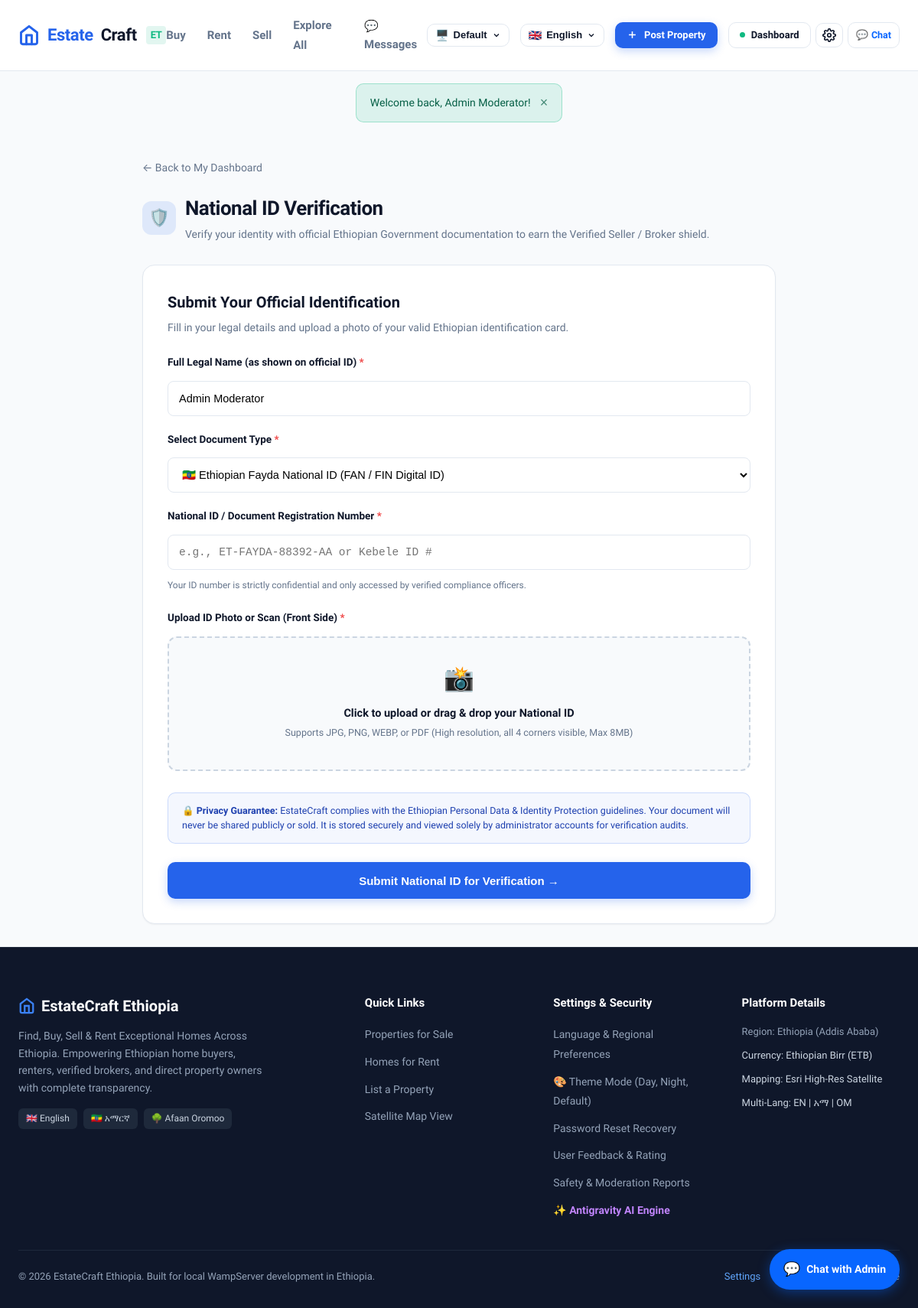
Screenshot of /user/verify_id.php (signed in) with the database file from the repository.
### tables this page shows
CREATE TABLE IF NOT EXISTS `users` (
  `id` INT UNSIGNED AUTO_INCREMENT PRIMARY KEY,
  `full_name` VARCHAR(100) NOT NULL,
  `email` VARCHAR(150) NOT NULL UNIQUE,
  `password_hash` VARCHAR(255) NULL COMMENT 'Null if registered via Google OAuth before setting password',
  `phone` VARCHAR(30) NULL,
  `phone_verified` TINYINT(1) DEFAULT 0,
  `otp_code` VARCHAR(10) NULL,
  `otp_expires_at` DATETIME NULL,
  `role` ENUM('user', 'broker', 'admin') NOT NULL DEFAULT 'user',
  `google_id` VARCHAR(100) NULL UNIQUE,
  `avatar` VARCHAR(255) NULL,
  `bio` TEXT NULL,
   
  `broker_agency` VARCHAR(150) NULL,
  `broker_license_no` VARCHAR(100) NULL,
  `broker_fee_percentage` DECIMAL(5,2) NULL DEFAULT 2.00 COMMENT 'Percentage commission for sales',
  `broker_fixed_fee` DECIMAL(10,2) NULL DEFAULT 0.00 COMMENT 'Fixed fee or rental placement fee',
  `broker_fee_notes` VARCHAR(255) NULL DEFAULT 'Standard 2% commission upon closing. No hidden upfront fees.',
  `preferred_language` VARCHAR(10) DEFAULT 'en',
  `theme_mode` VARCHAR(30) DEFAULT 'default' COMMENT 'light, dark, or default (system)',
  `ai_smart_alerts` TINYINT(1) DEFAULT 1,
  `ai_search_query` VARCHAR(255) NULL,
   
  `national_id_number` VARCHAR(100) NULL,
  `national_id_type` VARCHAR(50) DEFAULT 'fayda_national_id',
  `national_id_document` VARCHAR(255) NULL,
  `national_id_status` ENUM('unverified', 'pending', 'verified', 'rejected') NOT NULL DEFAULT 'unverified',
  `national_id_submitted_at` DATETIME NULL,
  `national_id_verified_at` DATETIME NULL,
  `national_id_rejection_reason` VARCHAR(255) NULL,
  `created_at` TIMESTAMP DEFAULT CURRENT_TIMESTAMP,
  `updated_at` TIMESTAMP DEFAULT CURRENT_TIMESTAMP ON UPDATE CURRENT_TIMESTAMP
);

### user/verify_id.php (the view, shortened to what this page needs)
<?php
$user = requireAuth();
$pdo = getDB();
$stmt = $pdo->prepare("SELECT * FROM users WHERE id = :id LIMIT 1");
$stmt->execute(['id' => $user['id']]);
$user = $stmt->fetch() ?: $user;
$idStatus = $user['national_id_status'] ?? 'unverified';
require_once __DIR__ . '/../includes/header.php';
?>
<div class="dashboard-container" style="max-width: 860px; margin: 30px auto; padding: 0 16px;">
    <div style="margin-bottom: 20px;">
        <a href="<?= BASE_URL ?>/user/dashboard.php" style="color: var(--text-muted); text-decoration: none; font-size: 14px; display: inline-flex; align-items: center; gap: 6px;">
            &larr; Back to My Dashboard
        </a>
    </div>
    <div style="margin-bottom: 28px;">
        <div style="display: flex; align-items: center; gap: 12px; margin-bottom: 8px;">
            <div style="width: 44px; height: 44px; border-radius: 12px; background: rgba(37, 99, 235, 0.12); color: var(--primary); display: flex; align-items: center; justify-content: center; font-size: 22px;">
                🛡️
            </div>
            <div>
                <h1 style="font-size: 26px; font-weight: 800; color: var(--secondary); letter-spacing: -0.02em; margin: 0;">
                    National ID Verification
                </h1>
                <p style="color: var(--text-muted); font-size: 14px; margin: 2px 0 0;">
                    Verify your identity with official Ethiopian Government documentation to earn the Verified Seller / Broker shield.
                </p>
            </div>
        </div>
    </div>
    <div id="reuploadFormSection" style="<?= ($idStatus === 'pending' || $idStatus === 'verified') ? 'display: none;' : 'display: block;' ?>">
        <div style="background: #ffffff; border: 1px solid var(--border-color); border-radius: 16px; padding: 32px; box-shadow: var(--shadow-sm);">
            <h2 style="font-size: 20px; font-weight: 700; color: var(--secondary); margin-bottom: 6px;">
                <?= ($idStatus === 'rejected') ? 'Re-Submit National ID for Verification' : 'Submit Your Official Identification' ?>
            </h2>
            <p style="color: var(--text-muted); font-size: 14px; margin-bottom: 24px;">
                Fill in your legal details and upload a photo of your valid Ethiopian identification card.
            </p>
            <form action="<?= BASE_URL ?>/user/verify_id.php" method="POST" enctype="multipart/form-data">
                <div class="form-group" style="margin-bottom: 20px;">
                    <label style="display: block; font-size: 13.5px; font-weight: 600; color: var(--secondary); margin-bottom: 6px;">
                        Full Legal Name (as shown on official ID) <span style="color: #ef4444;">*</span>
                    </label>
                    <input
                        type="text"
                        name="legal_name"
                        class="form-control"
                        value="<?= htmlspecialchars($user['full_name']) ?>"
                        required
                        style="width: 100%; height: 46px; border: 1px solid var(--border-color); border-radius: 8px; padding: 0 14px; font-size: 14.5px;"
                    />
                </div>
                <div class="form-group" style="margin-bottom: 20px;">
                    <label style="display: block; font-size: 13.5px; font-weight: 600; color: var(--secondary); margin-bottom: 6px;">
                        Select Document Type <span style="color: #ef4444;">*</span>
                    </label>
                    <select
                        name="id_type"
                        class="form-control"
                        required
                        style="width: 100%; height: 46px; border: 1px solid var(--border-color); border-radius: 8px; padding: 0 14px; font-size: 14.5px; background: #fff;"
                    >
                        <option value="fayda_national_id" <?= ($user['national_id_type'] ?? '') === 'fayda_national_id' ? 'selected' : '' ?>>
                            🇪🇹 Ethiopian Fayda National ID (FAN / FIN Digital ID)
                        </option>
                    </select>
                </div>
                <div class="form-group" style="margin-bottom: 22px;">
                    <label style="display: block; font-size: 13.5px; font-weight: 600; color: var(--secondary); margin-bottom: 6px;">
                        National ID / Document Registration Number <span style="color: #ef4444;">*</span>
                    </label>
                    <input
                        type="text"
                        name="id_number"
                        class="form-control"
                        placeholder="e.g., ET-FAYDA-88392-AA or Kebele ID #"
                        value="<?= htmlspecialchars($user['national_id_number'] ?? '') ?>"
                        required
                        style="width: 100%; height: 46px; border: 1px solid var(--border-color); border-radius: 8px; padding: 0 14px; font-size: 14.5px; font-family: monospace;"
                    />
                    <small style="color: var(--text-muted); font-size: 12px; margin-top: 4px; display: block;">
                        Your ID number is strictly confidential and only accessed by verified compliance officers.
                    </small>
                </div>
                <div class="form-group" style="margin-bottom: 28px;">
                    <label style="display: block; font-size: 13.5px; font-weight: 600; color: var(--secondary); margin-bottom: 6px;">
                        Upload ID Photo or Scan (Front Side) <span style="color: #ef4444;">*</span>
                    </label>
                    <div style="border: 2px dashed #cbd5e1; border-radius: 12px; padding: 28px 20px; text-align: center; background: #f8fafc; cursor: pointer; transition: border-color 0.2s;" onclick="document.getElementById('id_document_input').click()">
                        <div style="font-size: 32px; margin-bottom: 8px;">📸</div>
                        <div style="font-size: 14.5px; font-weight: 700; color: var(--secondary); margin-bottom: 4px;">
                            Click to upload or drag & drop your National ID
                        </div>
                        <div style="font-size: 12.5px; color: var(--text-muted);">
                            Supports JPG, PNG, WEBP, or PDF (High resolution, all 4 corners visible, Max 8MB)
                        </div>
                    </div>
                </div>
                <div style="background: rgba(37, 99, 235, 0.05); border: 1px solid rgba(37, 99, 235, 0.2); border-radius: 10px; padding: 14px 18px; margin-bottom: 24px; font-size: 12.5px; color: #1e40af; line-height: 1.5;">
                    🔒 <strong>Privacy Guarantee:</strong> EstateCraft complies with the Ethiopian Personal Data & Identity Protection guidelines. Your document will never be shared publicly or sold. It is stored securely and viewed solely by administrator accounts for verification audits.
                </div>
                <button type="submit" class="btn btn-primary" style="width: 100%; height: 48px; font-size: 15px; font-weight: 700; border-radius: 10px;">
                    Submit National ID for Verification &rarr;
                </button>
            </form>
        </div>
    </div>
</div>
<?php require_once __DIR__ . '/../includes/footer.php'; ?>

### rows the page displays
users: legal_name "Admin Moderator", id_type "🇪🇹 Ethiopian Fayda National ID (FAN / FIN Digital ID)"

### other values shown
__('nav_buy', 'Buy') "Buy"
__('nav_rent', 'Rent') "Rent"
__('nav_sell', 'Sell') "Sell"
__('nav_explore', 'Explore All') "Explore All"
__('nav_chat', 'Messages') "Messages"
$availableLangs[$currentLang]['flag'] "🇬🇧"
$availableLangs[$currentLang]['native'] "English"
__('nav_post_property', 'Post Property') "Post Property"
__('nav_dashboard', 'Dashboard') "Dashboard"
$_SESSION['flash_success'] "Welcome back, Admin Moderator!"
SITE_NAME "EstateCraft Ethiopia"
SITE_TAGLINE "Find, Buy, Sell & Rent Exceptional Homes Across Ethiopia"
